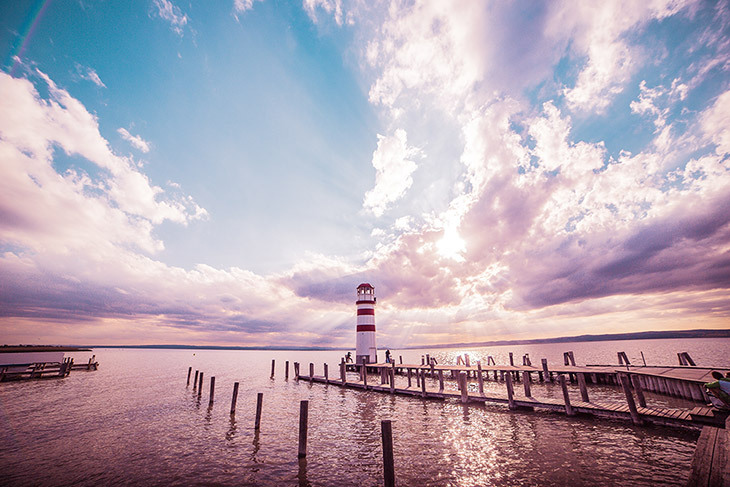
//> input picture pic1.jpg, 730 x 487 px
$ ./Depth_img2   (built with g++ and OpenCV 4)
//> lines starting //> are read from the running program, lines starting //| are printed output that depends on the picture
// [27 lines of commented-out code are left out]

#include "opencv2/imgproc/imgproc.hpp"
#include "opencv2/highgui/highgui.hpp"

using namespace cv;

int main(int argc, char** argv)
{

	Mat src = imread("pic1.jpg", 1);
//> src is the input picture: 487 rows x 730 cols, CV_8UC3; mean B, G, R 176, 162.8, 176.6
	Mat src1(src.rows, src.cols, CV_8UC3);
	Mat src2(src.rows, src.cols, CV_8UC3);
	Mat src3(src.rows, src.cols, CV_8UC3);
	Mat dst1, dst2 ;
	Mat dst1_1, dst1_2;
	char zBuffer[35];

	// [26 lines of commented-out code are left out]
	blur(src, src1, Size(1, 1), Point(-1, -1), 4);
	blur(src, src2, Size(2, 2), Point(-1, -1), 4);
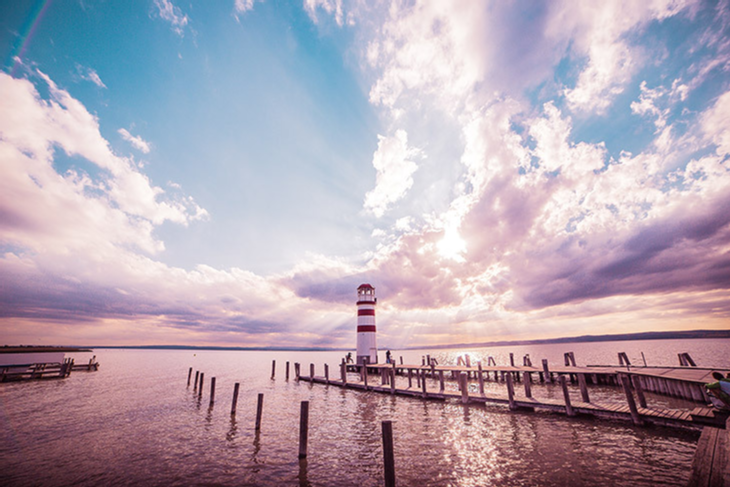
//> src2: 487 rows x 730 cols, CV_8UC3; mean B, G, R 176.5, 163.3, 177.1
	blur(src, src3, Size(3, 3), Point(-1, -1), 4);
	addWeighted(src1, -1, src2, 1, 0.0, dst1_1);
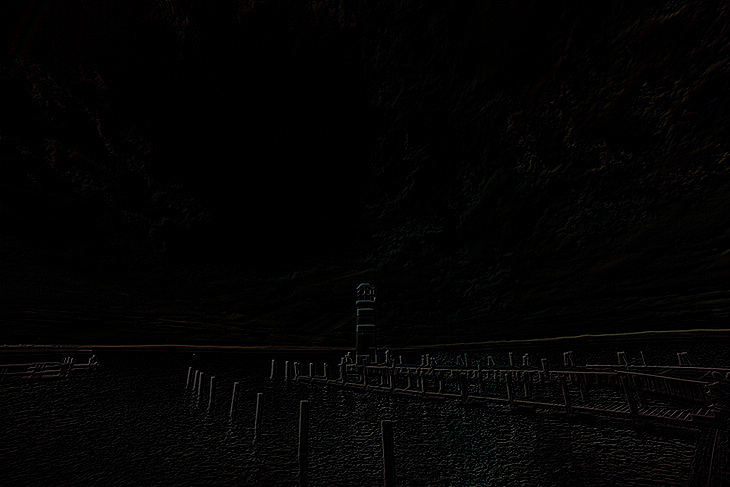
//> dst1_1: 487 rows x 730 cols, CV_8UC3; mean B, G, R 3.1, 3.3, 3.5
	addWeighted(src2, -1, src3, 1, 0.0, dst1_2);
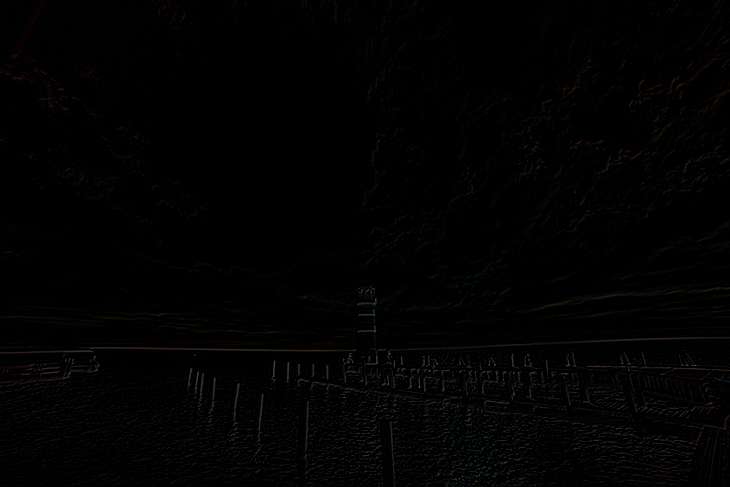
//> dst1_2: 487 rows x 730 cols, CV_8UC3; mean B, G, R 1.6, 1.8, 2.1
	addWeighted(dst1_1, +5, dst1_2, 5, 0.0, dst1);
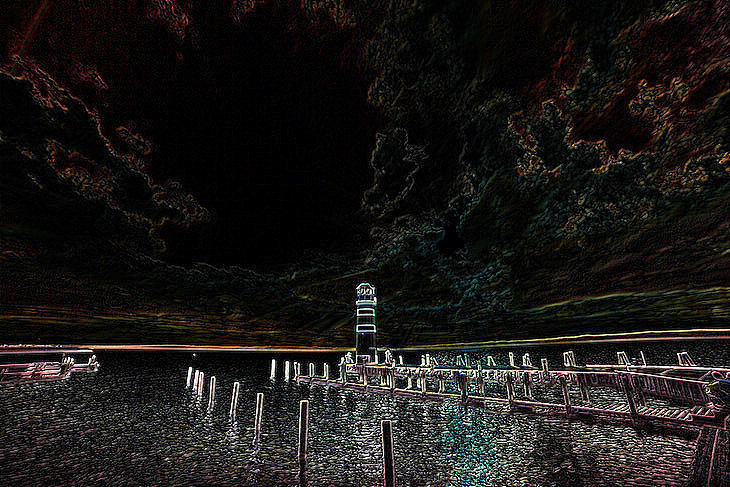
//> dst1: 487 rows x 730 cols, CV_8UC3; mean B, G, R 23.4, 24.9, 27.3
	imwrite("1_diff.jpg", dst1_1);
	imwrite("2_diff.jpg", dst1_2);
	imwrite("sum_diff.jpg", dst1);
	return 0;

}

$ run again, with pic2.jpg copied over pic1.jpg
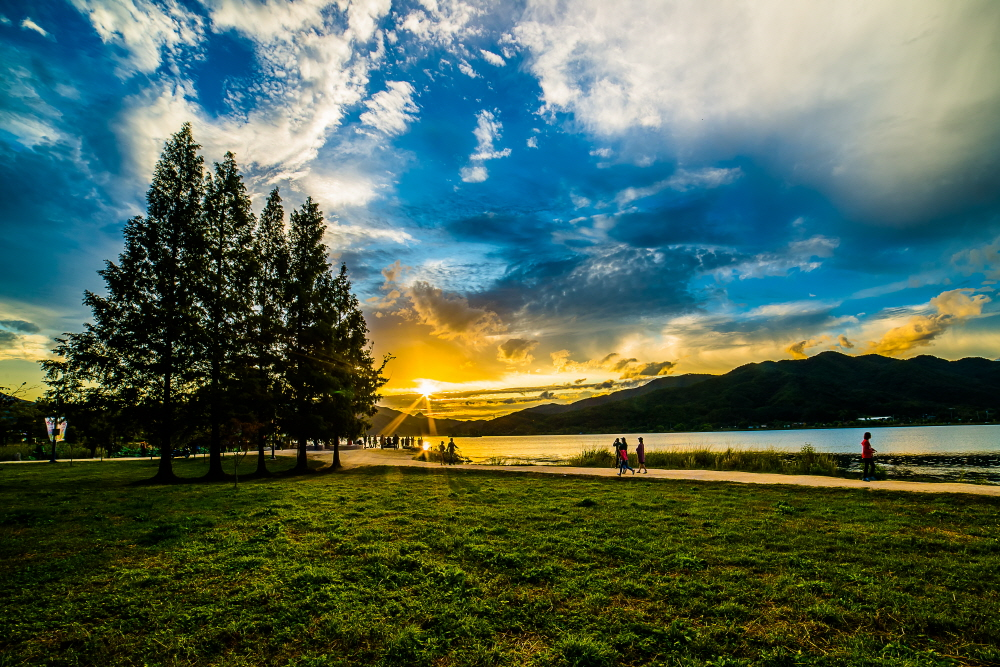
//> input picture pic2.jpg, 1000 x 667 px
//> src is the input picture: 667 rows x 1000 cols, CV_8UC3; mean B, G, R 84.3, 100.3, 80.1
//> `addWeighted(src2, -1, src3, 1, 0.0, dst1_2);`:
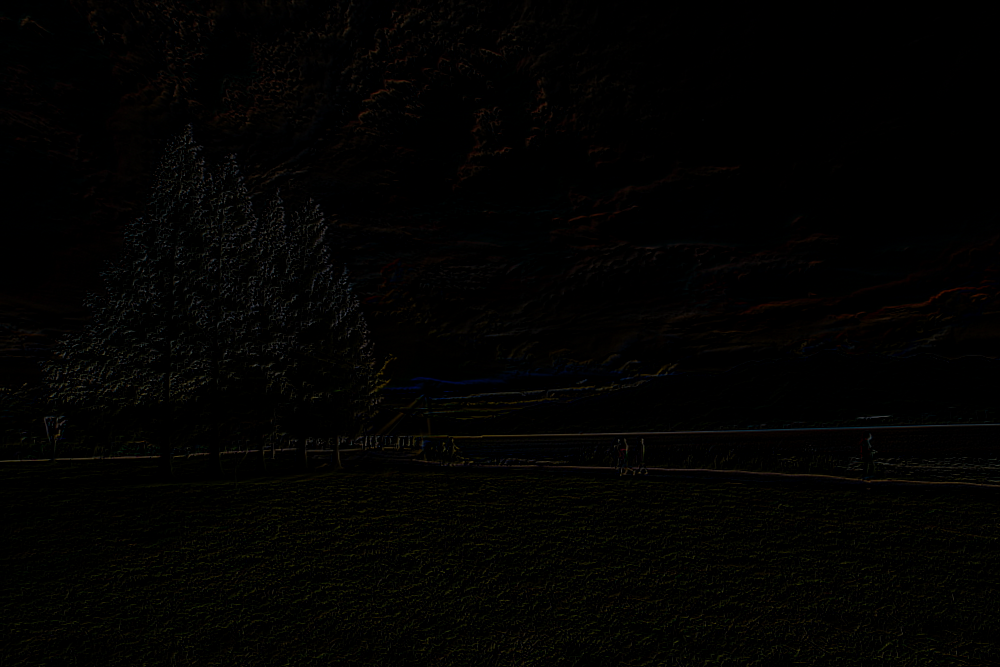
//> dst1_2: 667 rows x 1000 cols, CV_8UC3; mean B, G, R 1.3, 2.4, 2.6
//> `addWeighted(dst1_1, +5, dst1_2, 5, 0.0, dst1);`:
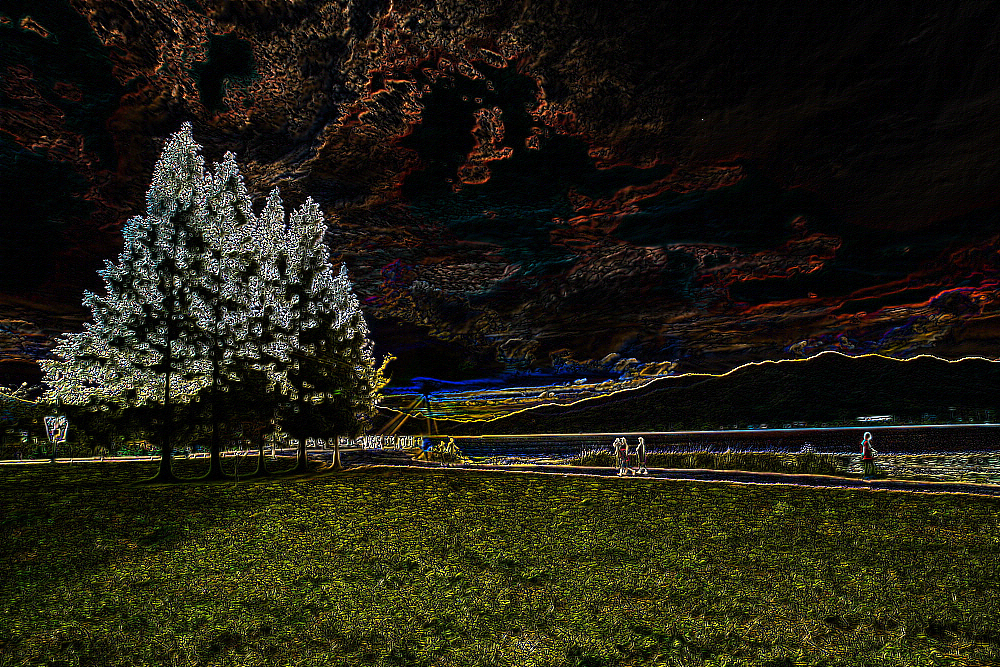
//> dst1: 667 rows x 1000 cols, CV_8UC3; mean B, G, R 19.2, 31.8, 33.5
